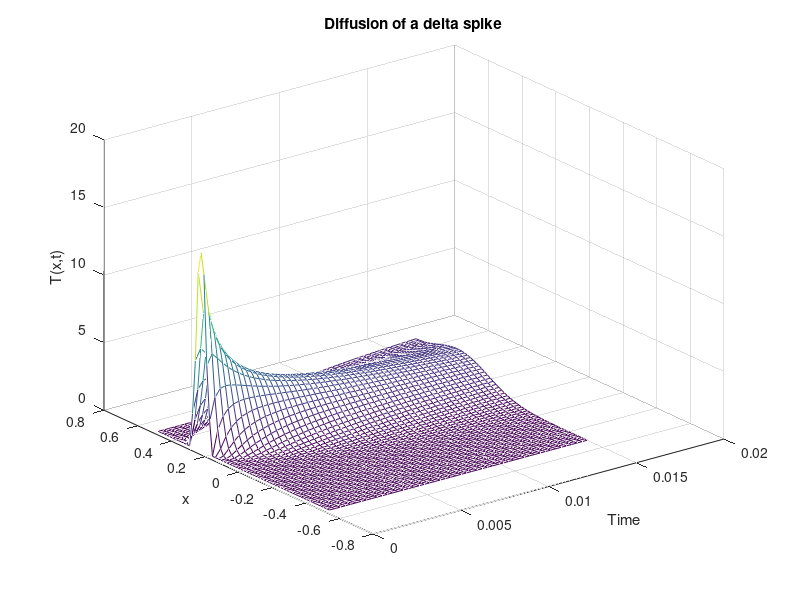
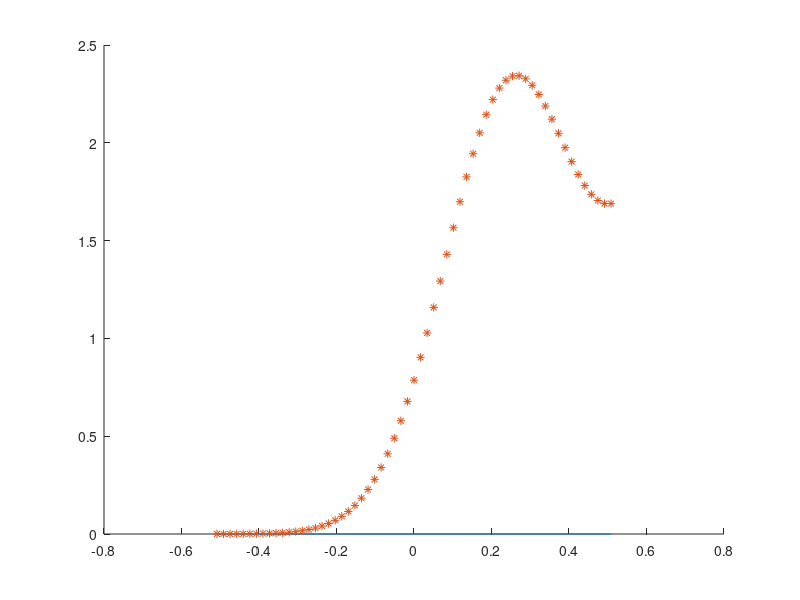

These charts were generated, in order, by the following MATLAB code:
% dftcs - Program to solve the diffusion equation 
% using the Forward Time Centered Space (FTCS) scheme.

%% initialize parameters
%* Initialize parameters (time step, grid spacing, etc.).
tau = 1e-4;
N = 61;
L = 1.;  % The system extends from x=-L/2 to x=L/2
h = L/(N-2);  % Grid size
kappa = 1.;   % Diffusion coefficient
coeff = kappa*tau/h^2;
if( coeff < 0.5 )
  disp('Solution is expected to be stable');
else
  disp('WARNING: Solution is expected to be unstable');
end

%* Set initial and boundary conditions.
tt = zeros(N,1);          % Initialize temperature to zero at all points
tt(round(3*N/4)) = 1/h;     % Initial cond. is delta function in center
% The boundary conditions are tt(1) = tt(N) = 0

%% numerical solution

%* Set up loop and plot variables.
xplot = (0:N-1)*h - L/2 - h/2;   % Record the x scale for plots
iplot = 1;                 % Counter used to count plots
nstep = 150;               % Maximum number of iterations
nplots = 50;               % Number of snapshots (plots) to take
plot_step = nstep/nplots;  % Number of time steps between plots

%* Loop over the desired number of time steps.
for istep=1:nstep  %% MAIN LOOP %%

  %* Compute new temperature using FTCS scheme.
  tt(2:(N-1)) = tt(2:(N-1)) + ...
      coeff*(tt(3:N) + tt(1:(N-2)) - 2*tt(2:(N-1)));

  % conform to boundary conditions
  tt(1) = tt(2);
  tt(N) = tt(N-1);
  
  %* Periodically record temperature for plotting.
  if( rem(istep,plot_step) < 1 )   % Every plot_step steps
    ttplot(:,iplot) = tt(:);       % record tt(i) for plotting
    tplot(iplot) = istep*tau;      % Record time for plots
    iplot = iplot+1;
  end
end

%% moi sol'n at t = 0.015
x0 = L/4 * N;
t=[1e-8 0.001:0.001:1];
x = linspace(-0.5*L, 0.5*L, length(xplot));
sig=sqrt(2*kappa*t);
TG=zeros(length(x),length(t));
nimag = 30;
Timag=zeros([size(TG) nimag+1]);
Timag(:,:,1)=(ones(length(x),1)*(1./sig)).*exp(-(x-x0)'.^2*(1./sig.^2)/2)/sqrt(2*pi);
for ii=1:nimag
Timag(:,:,ii+1)=Timag(:,:,ii)+(ones(length(x),1)*(1./sig)).*exp(-(x+(ii*L-(-1)^ii*x0))'.^2*(1./sig.^2)/2)/sqrt(2*pi)+...
    (ones(length(x),1)*(1./sig)).*exp(-(x-(ii*L+(-1)^ii*x0))'.^2*(1./sig.^2)/2)/sqrt(2*pi);
end

%% find numerical solution at t = 0.015
% query vector of times to find which index contains value
tplot(25)
idx = find(abs(tplot - 0.015) <= 1e-5);
tni = ttplot(:, idx);


%% make plots
%* Plot temperature versus x and t as wire-mesh and contour plots.
figure(1); clf;
mesh(tplot,xplot,ttplot);  % Wire-mesh surface plot
xlabel('Time');  ylabel('x');  zlabel('T(x,t)');
title('Diffusion of a delta spike');
pause(1);

figure(2); clf;       
hold on
plot(xplot, Timag(:,16,1), '-')
plot(xplot, tni, '*')
hold off
